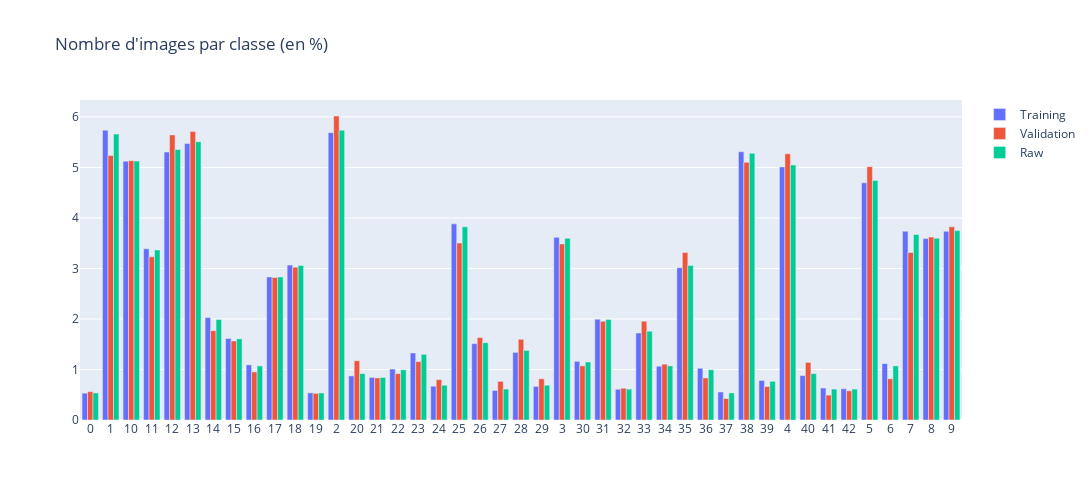

Here is the notebook cell this chart was saved with:
### Markdown cell above
Continuons avec la repartition dans le training et la validation.

### Code cell
train_count = {}
train_total = 0

valid_count = {}
valid_total = 0

for image, label in train_dataset :
    if raw_data.classes[label] in train_count :
        train_count[raw_data.classes[label]] += 1
    else :
        train_count[raw_data.classes[label]] = 1
    train_total += 1
for image, label in validation_dataset :
    if raw_data.classes[label] in valid_count :
        valid_count[raw_data.classes[label]] += 1
    else :
        valid_count[raw_data.classes[label]] = 1
    valid_total += 1

for key in train_count :
    train_count[key] = 100*(train_count[key] / train_total)
for key in valid_count :
    valid_count[key] = 100*(valid_count[key] / valid_total)

my_list_train = sorted(train_count.items())
my_list_valid = sorted(valid_count.items())
x_t, y_t = zip(*my_list_train)
x_v, y_v = zip(*my_list_valid)

fig = go.Figure(
    data=[
        go.Bar(name='Training', x=x_t, y=y_t), 
        go.Bar(name='Validation', x=x_v, y=y_v),
        go.Bar(name='Raw', x=x_r, y=y_r)
    ],
    layout_title_text="Nombre d'images par classe (en %)",
    layout_width=1200,
    layout_height=500
)
fig.show()

### Figure 1 — Plotly figure (JSON) as saved in the notebook; plotly's stock layout.template omitted (floating-point values rounded to 4 significant figures)
{"data": [{"name": "Training", "type": "bar", "x": ["0", "1", "10", "11", "12", "13", "14", "15", "16", "17", "18", "19", "2", "20", "21", "22", "23", "24", "25", "26", "27", "28", "29", "3", "30", "31", "32", "33", "34", "35", "36", "37", "38", "39", "4", "40", "41", "42", "5", "6", "7", "8", "9"], "y": [0.5311, 5.737, 5.125, 3.391, 5.305, 5.473, 2.028, 1.614, 1.092, 2.833, 3.067, 0.5371, 5.689, 0.8732, 0.8432, 1.008, 1.326, 0.6691, 3.883, 1.512, 0.5851, 1.338, 0.6661, 3.616, 1.161, 1.995, 0.6091, 1.722, 1.065, 3.016, 1.023, 0.5551, 5.311, 0.7831, 5.011, 0.8792, 0.6331, 0.6181, 4.696, 1.116, 3.736, 3.592, 3.736]}, {"name": "Validation", "type": "bar", "x": ["0", "1", "10", "11", "12", "13", "14", "15", "16", "17", "18", "19", "2", "20", "21", "22", "23", "24", "25", "26", "27", "28", "29", "3", "30", "31", "32", "33", "34", "35", "36", "37", "38", "39", "4", "40", "41", "42", "5", "6", "7", "8", "9"], "y": [0.561, 5.236, 5.134, 3.23, 5.644, 5.712, 1.768, 1.564, 0.9521, 2.822, 3.026, 0.527, 6.018, 1.173, 0.833, 0.9181, 1.156, 0.799, 3.502, 1.632, 0.765, 1.598, 0.816, 3.485, 1.071, 1.955, 0.629, 1.955, 1.105, 3.315, 0.833, 0.425, 5.1, 0.663, 5.27, 1.139, 0.493, 0.578, 5.015, 0.816, 3.315, 3.621, 3.825]}, {"name": "Raw", "type": "bar", "x": ["0", "1", "10", "11", "12", "13", "14", "15", "16", "17", "18", "19", "2", "20", "21", "22", "23", "24", "25", "26", "27", "28", "29", "3", "30", "31", "32", "33", "34", "35", "36", "37", "38", "39", "4", "40", "41", "42", "5", "6", "7", "8", "9"], "y": [0.5356, 5.662, 5.126, 3.367, 5.356, 5.509, 1.989, 1.607, 1.071, 2.831, 3.061, 0.5356, 5.738, 0.9182, 0.8416, 0.9947, 1.301, 0.6886, 3.826, 1.53, 0.6121, 1.377, 0.6886, 3.596, 1.148, 1.989, 0.6121, 1.757, 1.071, 3.061, 0.9947, 0.5356, 5.279, 0.7651, 5.05, 0.9182, 0.6121, 0.6121, 4.744, 1.071, 3.673, 3.596, 3.749]}], "layout": {"height": 500, "title": {"text": "Nombre d'images par classe (en %)"}, "width": 1200}}
